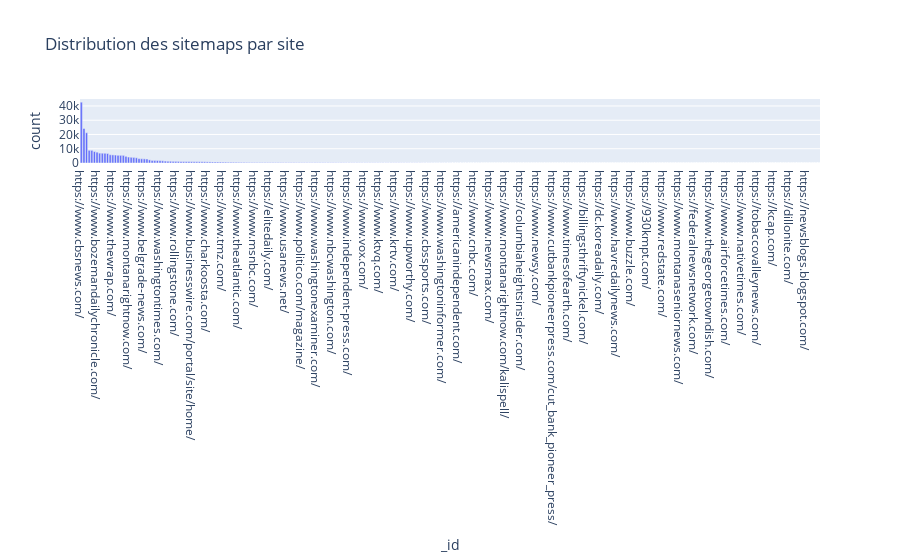

Write notebook code for a chart like this one.
### Code cell
fig = px.bar(pd.DataFrame(stat_end_sitemaps), y='count', x='_id', title="Distribution des sitemaps par site")
fig

### Figure 1 — Plotly figure (JSON) as saved in the notebook; plotly's stock layout.template omitted (floating-point values rounded to 4 significant figures; data arrays with more than 128 entries replaced by an {"elided": "..."} marker saying what was removed)
{"data": [{"alignmentgroup": "True", "hovertemplate": "_id=%{x}<br>count=%{y}<extra></extra>", "legendgroup": "", "marker": {"color": "#636efa", "pattern": {"shape": ""}}, "name": "", "offsetgroup": "", "orientation": "v", "showlegend": false, "textposition": "auto", "type": "bar", "x": {"elided": "282 str values"}, "xaxis": "x", "y": {"elided": "282 int values"}, "yaxis": "y"}], "layout": {"barmode": "relative", "legend": {"tracegroupgap": 0}, "title": {"text": "Distribution des sitemaps par site"}, "xaxis": {"anchor": "y", "domain": [0, 1], "title": {"text": "_id"}}, "yaxis": {"anchor": "x", "domain": [0, 1], "title": {"text": "count"}}}}
